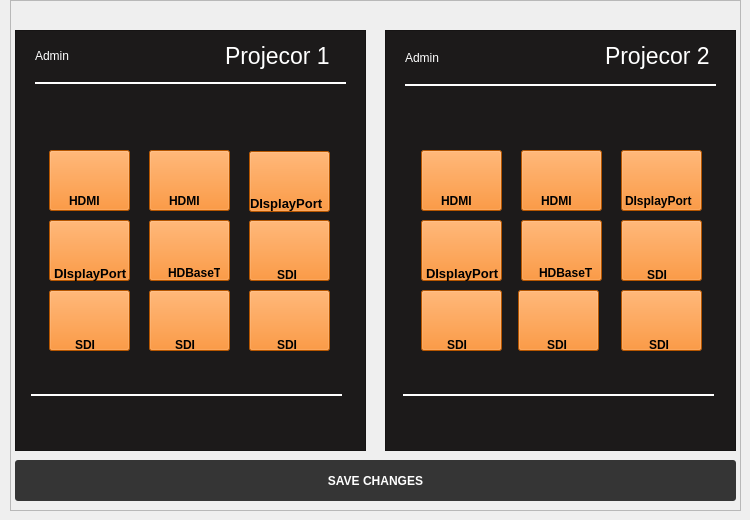
    <widget class="QWidget" name="page_4">
     <widget class="QFrame" name="frame_7">
      <property name="geometry">
       <rect>
        <x>385</x>
        <y>30</y>
        <width>351</width>
        <height>421</height>
       </rect>
      </property>
      <property name="minimumSize">
       <size>
        <width>351</width>
        <height>0</height>
       </size>
      </property>
      <property name="styleSheet">
       <string notr="true">background-color: rgb(28, 26, 26);</string>
      </property>
      <property name="frameShape">
       <enum>QFrame::StyledPanel</enum>
      </property>
      <property name="frameShadow">
       <enum>QFrame::Raised</enum>
      </property>
      <widget class="Line" name="line_7">
       <property name="geometry">
        <rect>
         <x>20</x>
         <y>40</y>
         <width>311</width>
         <height>16</height>
        </rect>
       </property>
       <property name="minimumSize">
        <size>
         <width>311</width>
         <height>0</height>
        </size>
       </property>
       <property name="styleSheet">
        <string notr="true">border: none;
border-bottom: 2px solid white;</string>
       </property>
       <property name="orientation">
        <enum>Qt::Horizontal</enum>
       </property>
      </widget>
      <widget class="QPushButton" name="P2_Admin_HDMI_Button_1">
       <property name="geometry">
        <rect>
         <x>36</x>
         <y>120</y>
         <width>81</width>
         <height>61</height>
        </rect>
       </property>
       <property name="minimumSize">
        <size>
         <width>81</width>
         <height>61</height>
        </size>
       </property>
       <property name="cursor">
        <cursorShape>PointingHandCursor</cursorShape>
       </property>
       <property name="styleSheet">
        <string notr="true">background-color:rgb(255, 120, 0);</string>
       </property>
       <property name="text">
        <string/>
       </property>
      </widget>
      <widget class="Line" name="line_8">
       <property name="geometry">
        <rect>
         <x>18</x>
         <y>350</y>
         <width>311</width>
         <height>16</height>
        </rect>
       </property>
       <property name="minimumSize">
        <size>
         <width>311</width>
         <height>0</height>
        </size>
       </property>
       <property name="styleSheet">
        <string notr="true">border: none;
border-bottom: 2px solid white;</string>
       </property>
       <property name="orientation">
        <enum>Qt::Horizontal</enum>
       </property>
      </widget>
      <widget class="QLabel" name="label_38">
       <property name="geometry">
        <rect>
         <x>56</x>
         <y>160</y>
         <width>41</width>
         <height>21</height>
        </rect>
       </property>
       <property name="minimumSize">
        <size>
         <width>41</width>
         <height>0</height>
        </size>
       </property>
       <property name="styleSheet">
        <string notr="true">background-color: none;
font-weight:bold;
color: black;</string>
       </property>
       <property name="text">
        <string>HDMI</string>
       </property>
      </widget>
      <widget class="QPushButton" name="P2_Admin_HDMI_Button_2">
       <property name="geometry">
        <rect>
         <x>136</x>
         <y>120</y>
         <width>81</width>
         <height>61</height>
        </rect>
       </property>
       <property name="minimumSize">
        <size>
         <width>81</width>
         <height>61</height>
        </size>
       </property>
       <property name="cursor">
        <cursorShape>PointingHandCursor</cursorShape>
       </property>
       <property name="styleSheet">
        <string notr="true">background-color:rgb(255, 120, 0);</string>
       </property>
       <property name="text">
        <string/>
       </property>
      </widget>
      <widget class="QLabel" name="label_39">
       <property name="geometry">
        <rect>
         <x>156</x>
         <y>160</y>
         <width>41</width>
         <height>21</height>
        </rect>
       </property>
       <property name="minimumSize">
        <size>
         <width>41</width>
         <height>0</height>
        </size>
       </property>
       <property name="styleSheet">
        <string notr="true">background-color: none;
font-weight:bold;
color: black;</string>
       </property>
       <property name="text">
        <string>HDMI</string>
       </property>
      </widget>
      <widget class="QPushButton" name="P2_Admin_DisplayPort_1">
       <property name="geometry">
        <rect>
         <x>236</x>
         <y>120</y>
         <width>81</width>
         <height>61</height>
        </rect>
       </property>
       <property name="minimumSize">
        <size>
         <width>81</width>
         <height>61</height>
        </size>
       </property>
       <property name="cursor">
        <cursorShape>PointingHandCursor</cursorShape>
       </property>
       <property name="styleSheet">
        <string notr="true">background-color:rgb(255, 120, 0);</string>
       </property>
       <property name="text">
        <string/>
       </property>
      </widget>
      <widget class="QLabel" name="label_40">
       <property name="geometry">
        <rect>
         <x>240</x>
         <y>160</y>
         <width>81</width>
         <height>21</height>
        </rect>
       </property>
       <property name="minimumSize">
        <size>
         <width>41</width>
         <height>0</height>
        </size>
       </property>
       <property name="styleSheet">
        <string notr="true">background-color: none;
font-weight:bold;
color: black;</string>
       </property>
       <property name="text">
        <string>DIsplayPort</string>
       </property>
      </widget>
      <widget class="QLabel" name="label_41">
       <property name="geometry">
        <rect>
         <x>146</x>
         <y>230</y>
         <width>61</width>
         <height>21</height>
        </rect>
       </property>
       <property name="minimumSize">
        <size>
         <width>41</width>
         <height>0</height>
        </size>
       </property>
       <property name="styleSheet">
        <string notr="true">background-color: none;
font-weight:bold;
color: black;
margin-top:5px;
margin-left:5px;
text-align:center;
</string>
       </property>
       <property name="text">
        <string>HDBaseT</string>
       </property>
      </widget>
      <widget class="QPushButton" name="P2_Admin_HDBaseT">
       <property name="geometry">
        <rect>
         <x>136</x>
         <y>190</y>
         <width>81</width>
         <height>61</height>
        </rect>
       </property>
       <property name="minimumSize">
        <size>
         <width>81</width>
         <height>61</height>
        </size>
       </property>
       <property name="cursor">
        <cursorShape>PointingHandCursor</cursorShape>
       </property>
       <property name="styleSheet">
        <string notr="true">background-color:rgb(255, 120, 0);</string>
       </property>
       <property name="text">
        <string/>
       </property>
      </widget>
      <widget class="QLabel" name="label_42">
       <property name="geometry">
        <rect>
         <x>256</x>
         <y>230</y>
         <width>41</width>
         <height>21</height>
        </rect>
       </property>
       <property name="minimumSize">
        <size>
         <width>41</width>
         <height>0</height>
        </size>
       </property>
       <property name="styleSheet">
        <string notr="true">background-color: none;
font-weight:bold;
color: black;
margin-top:8px;
margin-left:3px;
text-align:center;</string>
       </property>
       <property name="text">
        <string>SDI</string>
       </property>
      </widget>
      <widget class="QPushButton" name="P2_Admin_SDI_1">
       <property name="geometry">
        <rect>
         <x>236</x>
         <y>190</y>
         <width>81</width>
         <height>61</height>
        </rect>
       </property>
       <property name="minimumSize">
        <size>
         <width>81</width>
         <height>61</height>
        </size>
       </property>
       <property name="cursor">
        <cursorShape>PointingHandCursor</cursorShape>
       </property>
       <property name="styleSheet">
        <string notr="true">background-color:rgb(255, 120, 0);</string>
       </property>
       <property name="text">
        <string/>
       </property>
      </widget>
      <widget class="QPushButton" name="P2_Admin_DisplayPort_2">
       <property name="geometry">
        <rect>
         <x>36</x>
         <y>190</y>
         <width>81</width>
         <height>61</height>
        </rect>
       </property>
       <property name="minimumSize">
        <size>
         <width>81</width>
         <height>61</height>
        </size>
       </property>
       <property name="cursor">
        <cursorShape>PointingHandCursor</cursorShape>
       </property>
       <property name="styleSheet">
        <string notr="true">background-color:rgb(255, 120, 0);</string>
       </property>
       <property name="text">
        <string/>
       </property>
      </widget>
      <widget class="QLabel" name="label_43">
       <property name="geometry">
        <rect>
         <x>36</x>
         <y>230</y>
         <width>81</width>
         <height>21</height>
        </rect>
       </property>
       <property name="minimumSize">
        <size>
         <width>41</width>
         <height>0</height>
        </size>
       </property>
       <property name="styleSheet">
        <string notr="true">background-color: none;
font-weight:bold;
color: black;
margin-top:5px;
margin-left:2px;
font-size: 13px;
text-align:center;</string>
       </property>
       <property name="text">
        <string>DIsplayPort</string>
       </property>
      </widget>
      <widget class="QLabel" name="label_8">
       <property name="geometry">
        <rect>
         <x>220</x>
         <y>10</y>
         <width>111</width>
         <height>31</height>
        </rect>
       </property>
       <property name="styleSheet">
        <string notr="true">font-weight: bold;
font: 23px ;
color: white;</string>
       </property>
       <property name="text">
        <string>Projecor 2</string>
       </property>
      </widget>
      <widget class="QLabel" name="label_44">
       <property name="geometry">
        <rect>
         <x>56</x>
         <y>300</y>
         <width>41</width>
         <height>21</height>
        </rect>
       </property>
       <property name="minimumSize">
        <size>
         <width>41</width>
         <height>0</height>
        </size>
       </property>
       <property name="styleSheet">
        <string notr="true">background-color: none;
font-weight:bold;
color: black;
margin-top:8px;
margin-left:3px;
text-align:center;</string>
       </property>
       <property name="text">
        <string>SDI</string>
       </property>
      </widget>
      <widget class="QPushButton" name="P2_Admin_SDI_2">
       <property name="geometry">
        <rect>
         <x>36</x>
         <y>260</y>
         <width>81</width>
         <height>61</height>
        </rect>
       </property>
       <property name="minimumSize">
        <size>
         <width>81</width>
         <height>61</height>
        </size>
       </property>
       <property name="cursor">
        <cursorShape>PointingHandCursor</cursorShape>
       </property>
       <property name="styleSheet">
        <string notr="true">background-color:rgb(255, 120, 0);</string>
       </property>
       <property name="text">
        <string/>
       </property>
      </widget>
      <widget class="QPushButton" name="P2_Admin_SDI_3">
       <property name="geometry">
        <rect>
         <x>133</x>
         <y>260</y>
         <width>81</width>
         <height>61</height>
        </rect>
       </property>
       <property name="minimumSize">
        <size>
         <width>81</width>
         <height>61</height>
        </size>
       </property>
       <property name="cursor">
        <cursorShape>PointingHandCursor</cursorShape>
       </property>
       <property name="styleSheet">
        <string notr="true">background-color:rgb(255, 120, 0);</string>
       </property>
       <property name="text">
        <string/>
       </property>
      </widget>
      <widget class="QLabel" name="label_45">
       <property name="geometry">
        <rect>
         <x>156</x>
         <y>300</y>
         <width>41</width>
         <height>21</height>
        </rect>
       </property>
       <property name="minimumSize">
        <size>
         <width>41</width>
         <height>0</height>
        </size>
       </property>
       <property name="styleSheet">
        <string notr="true">background-color: none;
font-weight:bold;
color: black;
margin-top:8px;
margin-left:3px;
text-align:center;</string>
       </property>
       <property name="text">
        <string>SDI</string>
       </property>
      </widget>
      <widget class="QPushButton" name="P2_Admin_SDI_4">
       <property name="geometry">
        <rect>
         <x>236</x>
         <y>260</y>
         <width>81</width>
         <height>61</height>
        </rect>
       </property>
       <property name="minimumSize">
        <size>
         <width>81</width>
         <height>61</height>
        </size>
       </property>
       <property name="cursor">
        <cursorShape>PointingHandCursor</cursorShape>
       </property>
       <property name="styleSheet">
        <string notr="true">background-color:rgb(255, 120, 0);</string>
       </property>
       <property name="text">
        <string/>
       </property>
      </widget>
      <widget class="QLabel" name="label_46">
       <property name="geometry">
        <rect>
         <x>256</x>
         <y>300</y>
         <width>41</width>
         <height>21</height>
        </rect>
       </property>
       <property name="minimumSize">
        <size>
         <width>41</width>
         <height>0</height>
        </size>
       </property>
       <property name="styleSheet">
        <string notr="true">background-color: none;
font-weight:bold;
color: black;
margin-top:8px;
margin-left:5px;
text-align:center;</string>
       </property>
       <property name="text">
        <string>SDI</string>
       </property>
      </widget>
      <widget class="QLabel" name="P2_Admin_HDMI_label_2">
       <property name="geometry">
        <rect>
         <x>136</x>
         <y>120</y>
         <width>81</width>
         <height>61</height>
        </rect>
       </property>
       <property name="styleSheet">
        <string notr="true">max-height: 50px;
min-height:61;
min-width:81;
background-color:rgb(255, 120, 0);
border-radius: 8%;
border: none;
background-repeat: none;</string>
       </property>
       <property name="text">
        <string/>
       </property>
      </widget>
      <widget class="QLabel" name="label_10">
       <property name="geometry">
        <rect>
         <x>20</x>
         <y>20</y>
         <width>49</width>
         <height>16</height>
        </rect>
       </property>
       <property name="styleSheet">
        <string notr="true">color: white;</string>
       </property>
       <property name="text">
        <string>Admin</string>
       </property>
      </widget>
      <zorder>P2_Admin_HDMI_label_2</zorder>
      <zorder>line_7</zorder>
      <zorder>line_8</zorder>
      <zorder>P2_Admin_DisplayPort_1</zorder>
      <zorder>P2_Admin_HDMI_Button_2</zorder>
      <zorder>P2_Admin_HDBaseT</zorder>
      <zorder>P2_Admin_SDI_4</zorder>
      <zorder>P2_Admin_HDMI_Button_1</zorder>
      <zorder>P2_Admin_SDI_1</zorder>
      <zorder>P2_Admin_SDI_2</zorder>
      <zorder>P2_Admin_DisplayPort_2</zorder>
      <zorder>P2_Admin_SDI_3</zorder>
      <zorder>label_46</zorder>
      <zorder>label_10</zorder>
      <zorder>label_8</zorder>
      <zorder>label_42</zorder>
      <zorder>label_43</zorder>
      <zorder>label_45</zorder>
      <zorder>label_41</zorder>
      <zorder>label_40</zorder>
      <zorder>label_44</zorder>
      <zorder>label_39</zorder>
      <zorder>label_38</zorder>
     </widget>
     <widget class="QFrame" name="frame_6">
      <property name="geometry">
       <rect>
        <x>15</x>
        <y>30</y>
        <width>351</width>
        <height>421</height>
       </rect>
      </property>
      <property name="minimumSize">
       <size>
        <width>351</width>
        <height>0</height>
       </size>
      </property>
      <property name="styleSheet">
       <string notr="true">background-color: rgb(28, 26, 26);</string>
      </property>
      <property name="frameShape">
       <enum>QFrame::StyledPanel</enum>
      </property>
      <property name="frameShadow">
       <enum>QFrame::Raised</enum>
      </property>
      <widget class="Line" name="line_5">
       <property name="geometry">
        <rect>
         <x>20</x>
         <y>38</y>
         <width>311</width>
         <height>16</height>
        </rect>
       </property>
       <property name="minimumSize">
        <size>
         <width>311</width>
         <height>0</height>
        </size>
       </property>
       <property name="styleSheet">
        <string notr="true">border: none;
border-bottom: 2px solid white;</string>
       </property>
       <property name="orientation">
        <enum>Qt::Horizontal</enum>
       </property>
      </widget>
      <widget class="QPushButton" name="P1_Admin_HDMI_Button_1">
       <property name="geometry">
        <rect>
         <x>34</x>
         <y>120</y>
         <width>81</width>
         <height>61</height>
        </rect>
       </property>
       <property name="minimumSize">
        <size>
         <width>81</width>
         <height>61</height>
        </size>
       </property>
       <property name="cursor">
        <cursorShape>PointingHandCursor</cursorShape>
       </property>
       <property name="styleSheet">
        <string notr="true">background-color:rgb(255, 120, 0);</string>
       </property>
       <property name="text">
        <string/>
       </property>
      </widget>
      <widget class="Line" name="line_6">
       <property name="geometry">
        <rect>
         <x>16</x>
         <y>350</y>
         <width>311</width>
         <height>16</height>
        </rect>
       </property>
       <property name="minimumSize">
        <size>
         <width>311</width>
         <height>0</height>
        </size>
       </property>
       <property name="styleSheet">
        <string notr="true">border: none;
border-bottom: 2px solid white;</string>
       </property>
       <property name="orientation">
        <enum>Qt::Horizontal</enum>
       </property>
      </widget>
      <widget class="QLabel" name="P1_Admin_HDMI_Text_1">
       <property name="geometry">
        <rect>
         <x>54</x>
         <y>160</y>
         <width>41</width>
         <height>21</height>
        </rect>
       </property>
       <property name="minimumSize">
        <size>
         <width>41</width>
         <height>0</height>
        </size>
       </property>
       <property name="styleSheet">
        <string notr="true">background-color: none;
font-weight:bold;
color: black;</string>
       </property>
       <property name="text">
        <string>HDMI</string>
       </property>
      </widget>
      <widget class="QPushButton" name="P1_Admin_DisplayPort_1">
       <property name="geometry">
        <rect>
         <x>234</x>
         <y>121</y>
         <width>81</width>
         <height>61</height>
        </rect>
       </property>
       <property name="minimumSize">
        <size>
         <width>81</width>
         <height>61</height>
        </size>
       </property>
       <property name="cursor">
        <cursorShape>PointingHandCursor</cursorShape>
       </property>
       <property name="styleSheet">
        <string notr="true">background-color:rgb(255, 120, 0);</string>
       </property>
       <property name="text">
        <string/>
       </property>
      </widget>
      <widget class="QLabel" name="label_30">
       <property name="geometry">
        <rect>
         <x>230</x>
         <y>160</y>
         <width>81</width>
         <height>21</height>
        </rect>
       </property>
       <property name="minimumSize">
        <size>
         <width>41</width>
         <height>0</height>
        </size>
       </property>
       <property name="styleSheet">
        <string notr="true">background-color: none;
font-weight:bold;
color: black;
margin-top:5px;
margin-left:2px;
font-size: 13px;
text-align:center;</string>
       </property>
       <property name="text">
        <string>DIsplayPort</string>
       </property>
      </widget>
      <widget class="QLabel" name="label_31">
       <property name="geometry">
        <rect>
         <x>144</x>
         <y>230</y>
         <width>61</width>
         <height>21</height>
        </rect>
       </property>
       <property name="minimumSize">
        <size>
         <width>41</width>
         <height>0</height>
        </size>
       </property>
       <property name="styleSheet">
        <string notr="true">background-color: none;
font-weight:bold;
color: black;
margin-top:5px;
margin-left:6px;
text-align:center;</string>
       </property>
       <property name="text">
        <string>HDBaseT</string>
       </property>
      </widget>
      <widget class="QPushButton" name="P1_Admin_HDBaseT">
       <property name="geometry">
        <rect>
         <x>134</x>
         <y>190</y>
         <width>81</width>
         <height>61</height>
        </rect>
       </property>
       <property name="minimumSize">
        <size>
         <width>81</width>
         <height>61</height>
        </size>
       </property>
       <property name="cursor">
        <cursorShape>PointingHandCursor</cursorShape>
       </property>
       <property name="styleSheet">
        <string notr="true">background-color:rgb(255, 120, 0);</string>
       </property>
       <property name="text">
        <string/>
       </property>
      </widget>
      <widget class="QLabel" name="label_32">
       <property name="geometry">
        <rect>
         <x>254</x>
         <y>230</y>
         <width>41</width>
         <height>21</height>
        </rect>
       </property>
       <property name="minimumSize">
        <size>
         <width>41</width>
         <height>0</height>
        </size>
       </property>
       <property name="styleSheet">
        <string notr="true">background-color: none;
font-weight:bold;
color: black;
margin-top:8px;
margin-left:5px;
text-align:center;</string>
       </property>
       <property name="text">
        <string>SDI</string>
       </property>
      </widget>
      <widget class="QPushButton" name="P1_Admin_SDI_1">
       <property name="geometry">
        <rect>
         <x>234</x>
         <y>190</y>
         <width>81</width>
         <height>61</height>
        </rect>
       </property>
       <property name="minimumSize">
        <size>
         <width>81</width>
         <height>61</height>
        </size>
       </property>
       <property name="cursor">
        <cursorShape>PointingHandCursor</cursorShape>
       </property>
       <property name="styleSheet">
        <string notr="true">background-color:rgb(255, 120, 0);</string>
       </property>
       <property name="text">
        <string/>
       </property>
      </widget>
      <widget class="QPushButton" name="P1_Admin_DisplayPort_2">
       <property name="geometry">
        <rect>
         <x>34</x>
         <y>190</y>
         <width>81</width>
         <height>61</height>
        </rect>
       </property>
       <property name="minimumSize">
        <size>
         <width>81</width>
         <height>61</height>
        </size>
       </property>
       <property name="cursor">
        <cursorShape>PointingHandCursor</cursorShape>
       </property>
       <property name="styleSheet">
        <string notr="true">background-color:rgb(255, 120, 0);</string>
       </property>
       <property name="text">
        <string/>
       </property>
      </widget>
      <widget class="QLabel" name="label_33">
       <property name="geometry">
        <rect>
         <x>34</x>
         <y>230</y>
         <width>81</width>
         <height>21</height>
        </rect>
       </property>
       <property name="minimumSize">
        <size>
         <width>41</width>
         <height>0</height>
        </size>
       </property>
       <property name="styleSheet">
        <string notr="true">background-color: none;
font-weight:bold;
color: black;
margin-top:5px;
margin-left:2px;
font-size: 13px;
text-align:center;</string>
       </property>
       <property name="text">
        <string>DIsplayPort</string>
       </property>
      </widget>
      <widget class="QLabel" name="label_6">
       <property name="geometry">
        <rect>
         <x>210</x>
         <y>10</y>
         <width>111</width>
         <height>31</height>
        </rect>
       </property>
       <property name="styleSheet">
        <string notr="true">font-weight: bold;
font: 23px ;
color: white;</string>
       </property>
       <property name="text">
        <string>Projecor 1 </string>
       </property>
      </widget>
      <widget class="QLabel" name="label_34">
       <property name="geometry">
        <rect>
         <x>54</x>
         <y>300</y>
         <width>41</width>
         <height>21</height>
        </rect>
       </property>
       <property name="minimumSize">
        <size>
         <width>41</width>
         <height>0</height>
        </size>
       </property>
       <property name="styleSheet">
        <string notr="true">background-color: none;
font-weight:bold;
color: black;
margin-top:8px;
margin-left:3px;
text-align:center;</string>
       </property>
       <property name="text">
        <string>SDI</string>
       </property>
      </widget>
      <widget class="QPushButton" name="P1_Admin_SDI_2">
       <property name="geometry">
        <rect>
         <x>34</x>
         <y>260</y>
         <width>81</width>
         <height>61</height>
        </rect>
       </property>
       <property name="minimumSize">
        <size>
         <width>81</width>
         <height>61</height>
        </size>
       </property>
       <property name="cursor">
        <cursorShape>PointingHandCursor</cursorShape>
       </property>
       <property name="styleSheet">
        <string notr="true">background-color:rgb(255, 120, 0);</string>
       </property>
       <property name="text">
        <string/>
       </property>
      </widget>
      <widget class="QPushButton" name="P1_Admin_SDI_3">
       <property name="geometry">
        <rect>
         <x>134</x>
         <y>260</y>
         <width>81</width>
         <height>61</height>
        </rect>
       </property>
       <property name="minimumSize">
        <size>
         <width>81</width>
         <height>61</height>
        </size>
       </property>
       <property name="cursor">
        <cursorShape>PointingHandCursor</cursorShape>
       </property>
       <property name="styleSheet">
        <string notr="true">background-color:rgb(255, 120, 0);</string>
       </property>
       <property name="text">
        <string/>
       </property>
      </widget>
      <widget class="QLabel" name="label_35">
       <property name="geometry">
        <rect>
         <x>154</x>
         <y>300</y>
         <width>41</width>
         <height>21</height>
        </rect>
       </property>
       <property name="minimumSize">
        <size>
         <width>41</width>
         <height>0</height>
        </size>
       </property>
       <property name="styleSheet">
        <string notr="true">background-color: none;
font-weight:bold;
color: black;
margin-top:8px;
margin-left:3px;
text-align:center;</string>
       </property>
       <property name="text">
        <string>SDI</string>
       </property>
      </widget>
      <widget class="QPushButton" name="P1_Admin_SDI_4">
       <property name="geometry">
        <rect>
         <x>234</x>
         <y>260</y>
         <width>81</width>
         <height>61</height>
        </rect>
       </property>
       <property name="minimumSize">
        <size>
         <width>81</width>
         <height>61</height>
        </size>
       </property>
       <property name="cursor">
        <cursorShape>PointingHandCursor</cursorShape>
       </property>
       <property name="styleSheet">
        <string notr="true">background-color:rgb(255, 120, 0);</string>
       </property>
       <property name="text">
        <string/>
       </property>
      </widget>
      <widget class="QLabel" name="label_36">
       <property name="geometry">
        <rect>
         <x>254</x>
         <y>300</y>
         <width>41</width>
         <height>21</height>
        </rect>
       </property>
       <property name="minimumSize">
        <size>
         <width>41</width>
         <height>0</height>
        </size>
       </property>
       <property name="styleSheet">
        <string notr="true">background-color: none;
font-weight:bold;
color: black;
margin-top:8px;
margin-left:5px;
text-align:center;</string>
       </property>
       <property name="text">
        <string>SDI</string>
       </property>
      </widget>
      <widget class="QLabel" name="label_37">
       <property name="geometry">
        <rect>
         <x>154</x>
         <y>160</y>
         <width>41</width>
         <height>21</height>
        </rect>
       </property>
       <property name="minimumSize">
        <size>
         <width>41</width>
         <height>0</height>
        </size>
       </property>
       <property name="styleSheet">
        <string notr="true">background-color: none;
font-weight:bold;
color: black;</string>
       </property>
       <property name="text">
        <string>HDMI</string>
       </property>
      </widget>
      <widget class="QPushButton" name="P1_Admin_HDMI_Button_2">
       <property name="geometry">
        <rect>
         <x>134</x>
         <y>120</y>
         <width>81</width>
         <height>61</height>
        </rect>
       </property>
       <property name="minimumSize">
        <size>
         <width>81</width>
         <height>61</height>
        </size>
       </property>
       <property name="cursor">
        <cursorShape>PointingHandCursor</cursorShape>
       </property>
       <property name="styleSheet">
        <string notr="true">background-color:rgb(255, 120, 0);</string>
       </property>
       <property name="text">
        <string/>
       </property>
      </widget>
      <widget class="QLabel" name="label_9">
       <property name="geometry">
        <rect>
         <x>20</x>
         <y>18</y>
         <width>49</width>
         <height>16</height>
        </rect>
       </property>
       <property name="styleSheet">
        <string notr="true">color: white;</string>
       </property>
       <property name="text">
        <string>Admin</string>
       </property>
      </widget>
      <zorder>P1_Admin_HDMI_Button_1</zorder>
      <zorder>P1_Admin_HDBaseT</zorder>
      <zorder>P1_Admin_DisplayPort_2</zorder>
      <zorder>P1_Admin_SDI_2</zorder>
      <zorder>P1_Admin_SDI_1</zorder>
      <zorder>P1_Admin_SDI_4</zorder>
      <zorder>P1_Admin_DisplayPort_1</zorder>
      <zorder>P1_Admin_SDI_3</zorder>
      <zorder>P1_Admin_HDMI_Button_2</zorder>
      <zorder>line_5</zorder>
      <zorder>label_6</zorder>
      <zorder>label_36</zorder>
      <zorder>label_34</zorder>
      <zorder>label_37</zorder>
      <zorder>label_35</zorder>
      <zorder>line_6</zorder>
      <zorder>label_31</zorder>
      <zorder>label_30</zorder>
      <zorder>label_32</zorder>
      <zorder>label_33</zorder>
      <zorder>label_9</zorder>
      <zorder>P1_Admin_HDMI_Text_1</zorder>
     </widget>
     <widget class="QFrame" name="frame_2">
      <property name="geometry">
       <rect>
        <x>10</x>
        <y>0</y>
        <width>731</width>
        <height>511</height>
       </rect>
      </property>
      <property name="frameShape">
       <enum>QFrame::StyledPanel</enum>
      </property>
      <property name="frameShadow">
       <enum>QFrame::Raised</enum>
      </property>
      <widget class="QPushButton" name="pushButton">
       <property name="geometry">
        <rect>
         <x>5</x>
         <y>460</y>
         <width>721</width>
         <height>41</height>
        </rect>
       </property>
       <property name="cursor">
        <cursorShape>PointingHandCursor</cursorShape>
       </property>
       <property name="styleSheet">
        <string notr="true">background-color: rgb(53, 53, 53);
border: none;
border-radius: 3px;
color: #fff;
font-weight: bold;</string>
       </property>
       <property name="text">
        <string>SAVE CHANGES</string>
       </property>
      </widget>
     </widget>
     <zorder>frame_2</zorder>
     <zorder>frame_7</zorder>
     <zorder>frame_6</zorder>
    </widget>
